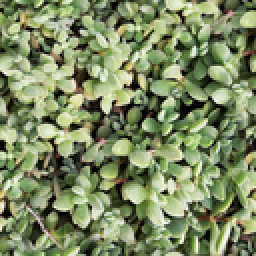
#> input picture apps/agones/arpg/web/scripts/bush-src/234_128x128.png, 128 x 128 px (shown 2 times larger)
$ python gen-bush-sheet.py
#> lines starting #> are read from the running program, lines starting #| are printed output that depends on the picture
#!/usr/bin/env python3
"""Procedural bush spritesheet baker.

Stamps real leaf-material photos into seeded foliage mounds, shades them with a
form normal (from the mound height field) plus the material's detail normal map,
and bakes 70 variants into the grid the client reads (10x7 of 192x192). Replaces
the earlier tree-canopy crop, which read as mini-trees. Inputs live in bush-src/
and keep their source pack numbering.
"""
import os
import numpy as np
from PIL import Image

HERE = os.path.dirname(os.path.abspath(__file__))
SRC = os.path.join(HERE, "bush-src")
OUTPUT = os.path.join(
    HERE,
    "..",
    "public/assets/arcade/arpg/environment/bushes/bush_01.webp",
)

COLS = 10
ROWS = 7
CELL = 192
SS = 2                      # supersample, downsampled at the end
C = CELL * SS

LIGHT = np.array([-0.5, -0.62, 0.6])   # top-left, toward viewer (y is down)
LIGHT = LIGHT / np.linalg.norm(LIGHT)
AMBIENT = 0.62
DIFFUSE = 0.55
DETAIL_STRENGTH = 0.55     # how much the material normal perturbs the form normal
FORM_NZ = 0.30             # flatter form normal -> gentler dome shading
FLIP_NY = True             # normal-map green-channel convention

# Mound shape (fractions of C). Many small blobs -> a clean low dome, not lumps.
BASE_Y = 0.88
MOUND_HALF_W = 0.46
MOUND_H = 0.30
N_BLOBS = (26, 34)
BLOB_RX = (0.08, 0.14)
MASK_THRESHOLD = 0.06
EDGE_FEATHER = 0.06

CONTACT_SHADOW_ALPHA = 0.28


def mulberry32(seed):
    s = seed & 0xFFFFFFFF

    def nxt():
        nonlocal s
        s = (s + 0x6D2B79F5) & 0xFFFFFFFF
        t = s
        t = (t ^ (t >> 15)) * (t | 1) & 0xFFFFFFFF
        t ^= (t + ((t ^ (t >> 7)) * (t | 61) & 0xFFFFFFFF)) & 0xFFFFFFFF
        t &= 0xFFFFFFFF
        return ((t ^ (t >> 14)) & 0xFFFFFFFF) / 4294967296.0

    return nxt


def load_rgb(path):
    return np.asarray(Image.open(path).convert("RGB"), dtype=np.float32) / 255.0


def load_rgba(path):
    return np.asarray(Image.open(path).convert("RGBA"), dtype=np.float32) / 255.0


SMALL = load_rgba(os.path.join(SRC, "234_128x128.png"))[:, :, :3]
BIG_S = load_rgb(os.path.join(SRC, "BigLeafBushB_S.jpg"))
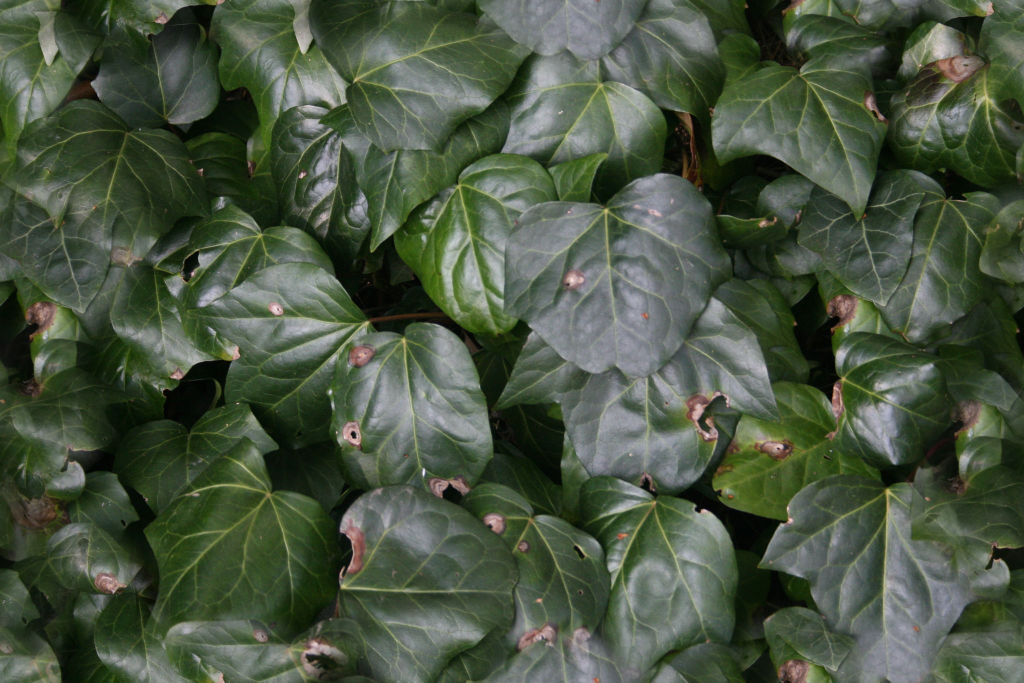
#> input picture apps/agones/arpg/web/scripts/bush-src/BigLeafBushB_S.jpg, 2048 x 1365 px (shown at 1/2 size)
BIG_N = load_rgb(os.path.join(SRC, "BigLeafBushB_N.jpg"))
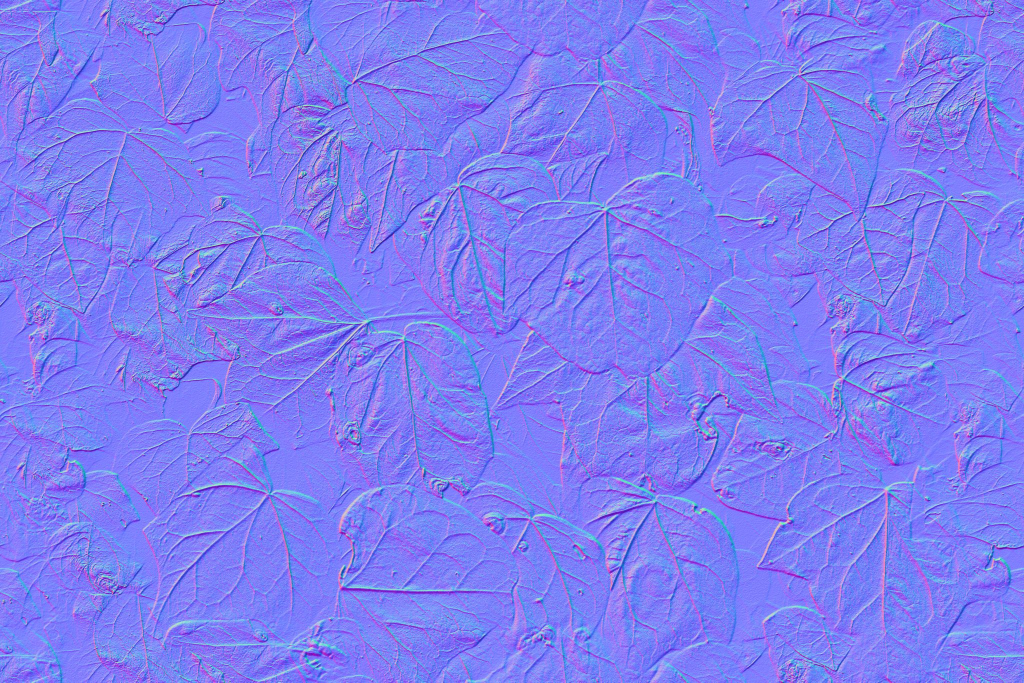
#> input picture apps/agones/arpg/web/scripts/bush-src/BigLeafBushB_N.jpg, 2048 x 1365 px (shown at 1/2 size)


def sample_window(tex, h, w, rng):
    """Grab an h*w crop from a larger texture at a random offset."""
    th, tw = tex.shape[:2]
    if th <= h or tw <= w:
        scale = max(h / th, w / tw) * 1.05
        nt = np.asarray(
            Image.fromarray((tex * 255).astype(np.uint8)).resize(
                (int(tw * scale) + 1, int(th * scale) + 1), Image.LANCZOS
            ),
            dtype=np.float32,
        ) / 255.0
        tex = nt
        th, tw = tex.shape[:2]
    oy = int(rng() * (th - h))
    ox = int(rng() * (tw - w))
    return tex[oy:oy + h, ox:ox + w]


def tile_to(tex, h, w, rng):
    """Tile a seamless texture to h*w with a random phase offset."""
    th, tw = tex.shape[:2]
    oy = int(rng() * th)
    ox = int(rng() * tw)
    ys = (np.arange(h) + oy) % th
    xs = (np.arange(w) + ox) % tw
    return tex[np.ix_(ys, xs)]


def build_height(rng):
    """A wide low dome (the bush body) with an organic wobbly outline plus a few
    raised surface clumps so it reads as foliage, not a smooth ellipse."""
    yy, xx = np.mgrid[0:C, 0:C].astype(np.float32)
    cx = C * 0.5 + (rng() - 0.5) * C * 0.04
    half = C * MOUND_HALF_W * (0.90 + rng() * 0.18)
    mh = C * MOUND_H * (0.88 + rng() * 0.22)
    cy = C * BASE_Y - mh * 0.55

    ang = np.arctan2(yy - cy, xx - cx)
    p1, p2, p3 = rng() * 6.28, rng() * 6.28, rng() * 6.28
    wob = (1.0 + 0.12 * np.sin(ang * 4 + p1)
           + 0.08 * np.sin(ang * 7 + p2)
           + 0.05 * np.sin(ang * 11 + p3))
    rx = (xx - cx) / half
    ry = (yy - cy) / mh
    r = np.sqrt(rx * rx + ry * ry) / wob
    h = np.clip(1.0 - r, 0.0, 1.0)

    n = int(rng() * (N_BLOBS[1] - N_BLOBS[0]) + N_BLOBS[0])
    for _ in range(n):
        a = rng() * 6.28318
        rad = rng() ** 0.5
        bx = cx + np.cos(a) * rad * half * 0.8
        by = cy - abs(np.sin(a)) * rad * mh * 0.7
        br = C * (BLOB_RX[0] + rng() * (BLOB_RX[1] - BLOB_RX[0]))
        dx = (xx - bx) / br
        dy = (yy - by) / (br * 0.85)
        h += 0.22 * np.exp(-(dx * dx + dy * dy))

    h[yy > C * BASE_Y] = 0.0
    if h.max() > 0:
        h /= h.max()
    return h


def form_normal(h):
    gy, gx = np.gradient(h)
    nx = -gx
    ny = -gy
    nz = np.full_like(h, FORM_NZ)
    ln = np.sqrt(nx * nx + ny * ny + nz * nz) + 1e-6
    return np.dstack([nx / ln, ny / ln, nz / ln])


def detail_normal(nmap):
    n = nmap * 2.0 - 1.0
    if FLIP_NY:
        n[:, :, 1] *= -1.0
    ln = np.sqrt((n * n).sum(axis=2, keepdims=True)) + 1e-6
    return n / ln


def shade(albedo, normal, h):
    diff = np.clip((normal * LIGHT).sum(axis=2), 0.0, 1.0)
    bright = AMBIENT + DIFFUSE * diff
    ramp = 0.85 + 0.28 * h
    bright = bright * ramp
    out = albedo * bright[:, :, None]
    return np.clip(out, 0.0, 1.0)


def make_cell(seed):
    rng = mulberry32(seed)
    h = build_height(rng)
    fn = form_normal(h)

    k = int(rng() * 4)
    albedo = np.rot90(tile_to(SMALL, C, C, rng), k)
    dn = detail_normal(np.rot90(sample_window(BIG_N, C, C, rng), k))
    nrm = fn.copy()
    nrm[:, :, 0] += DETAIL_STRENGTH * dn[:, :, 0]
    nrm[:, :, 1] += DETAIL_STRENGTH * dn[:, :, 1]
    ln = np.sqrt((nrm * nrm).sum(axis=2, keepdims=True)) + 1e-6
    nrm = nrm / ln

    tint = np.array([
        0.60 + rng() * 0.18,
        0.92 + rng() * 0.20,
        0.55 + rng() * 0.18,
    ], dtype=np.float32)
    albedo = np.clip(albedo * tint, 0.0, 1.0)

    rgb = shade(albedo, nrm, h)

    a = np.clip((h - MASK_THRESHOLD) / EDGE_FEATHER, 0.0, 1.0)
    edge = (a > 0.0) & (a < 0.6)
    rgb[edge] *= 0.82

    cell = np.zeros((C, C, 4), dtype=np.float32)

    sy, sx = np.mgrid[0:C, 0:C].astype(np.float32)
    scx = C * 0.5
    scy = C * (BASE_Y + 0.03)
    sh = np.exp(-(((sx - scx) / (C * 0.26)) ** 2 +
                ((sy - scy) / (C * 0.045)) ** 2))
    cell[:, :, 3] = sh * CONTACT_SHADOW_ALPHA

    cell[:, :, :3] = cell[:, :, :3] * (1 - a[:, :, None]) + rgb * a[:, :, None]
    cell[:, :, 3] = cell[:, :, 3] * (1 - a) + a

    img = Image.fromarray((np.clip(cell, 0, 1) * 255).astype(np.uint8), "RGBA")
    return img.resize((CELL, CELL), Image.LANCZOS)


def main():
    os.makedirs(os.path.dirname(OUTPUT), exist_ok=True)
    sheet = Image.new("RGBA", (COLS * CELL, ROWS * CELL), (0, 0, 0, 0))
#> sheet: PIL image 1920x1344 RGBA; every value is 0
    for row in range(ROWS):
        for col in range(COLS):
            seed = row * COLS + col
            sheet.alpha_composite(make_cell(seed), (col * CELL, row * CELL))
#> this loop made 7 passes
#> pass 1, in make_cell, `albedo = np.rot90(tile_to(SMALL, C, C, rng), k)`:
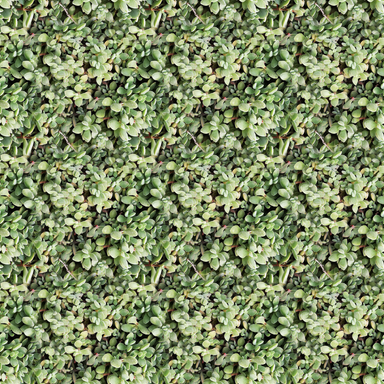
#> albedo: shape (384, 384, 3) float32; mean R, G, B 0.492, 0.545, 0.388
#> pass 1, in detail_normal, `n = nmap * 2.0 - 1.0`:
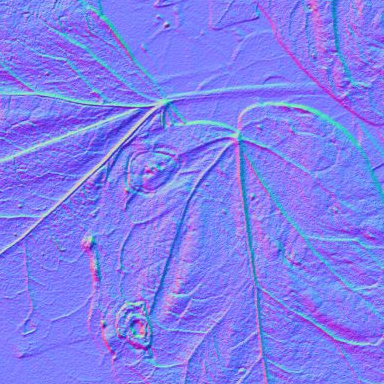
#> n: shape (384, 384, 3) float32; mean of channels 0, 1, 2 0.00395, -0.017, 0.887; drawn with min black and max white
#> pass 1, in detail_normal, `ln = np.sqrt((n * n).sum(axis=2, keepdims=True)) + 1e-6`:
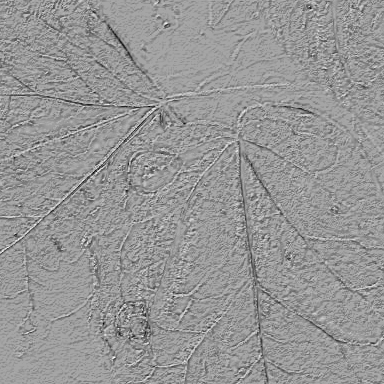
#> ln: shape (384, 384, 1) float32; min 0.282, max 1.39, mean 0.939; drawn with min black and max white
#> pass 1, in make_cell, `dn = detail_normal(np.rot90(sample_window(BIG_N, C, C, rng), k))`:
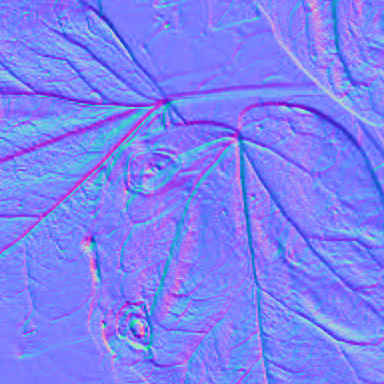
#> dn: shape (384, 384, 3) float32; mean R, G, B -0.00471, 0.0276, 0.943; drawn with min black and max white
#> after the loop:
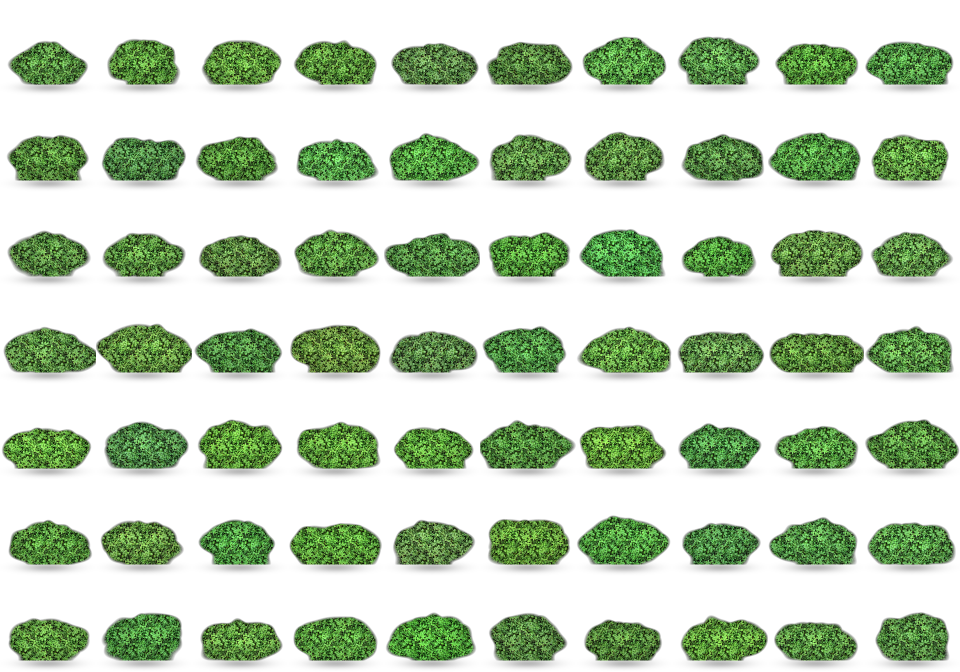
#> sheet: PIL image 1920x1344 RGBA (shown at 1/2 size); mean R, G, B, A 24.4, 40.2, 17.8, 81.7; transparent parts drawn white
    sheet.save(OUTPUT, "WEBP", lossless=True)
    print(f"output size: {sheet.size[0]}x{sheet.size[1]}")
#| output size: 1920x1344


if __name__ == "__main__":
    main()
